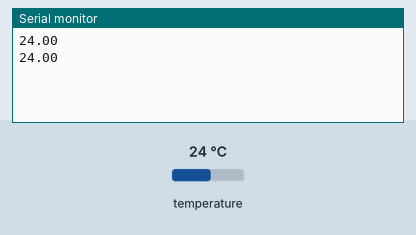
This sketch was run on a simulated Arduino Uno, built with avr-gcc and run on an emulated ATmega328P. On the bench: the last lines printed to the serial monitor. Inputs (shaded band) come from the test bench; at power-on: temperature 24 °C.

Above: at 2.4 s.
2.5 s: temperature set to 12 °C
At 3.2 s:
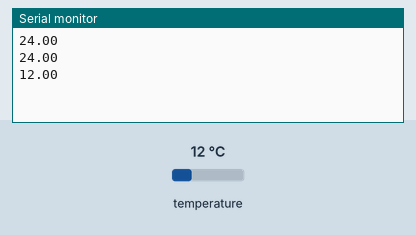
4.0 s: temperature set to 19 °C
At 4.7 s:
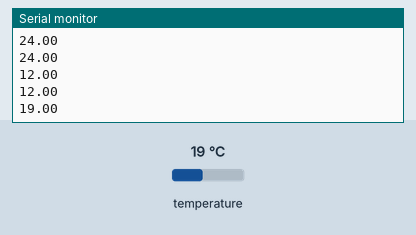
Timing chart, 0 to 7.0 s (numbered marks = the images above; inputs shaded):
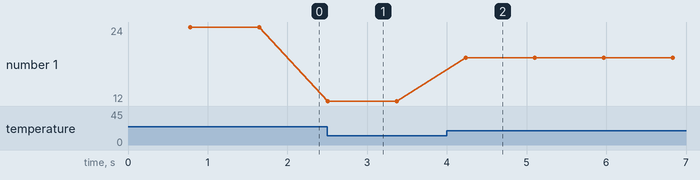

Measured:
- after the input at 2.5 s, the serial monitor: prints a new line at once (image 1)
- after the input at 4.0 s, the serial monitor: prints a new line after 0.24 s (image 2)
- plotted number 1: 24 → 12 after the input at 2.5 s, 12 → 19 after the input at 4.0 s

The sketch:

MeasureTemp.ino
```cpp
// Measure temperatures from a waterproof DS18B20 temperature sensor
// Values are in Celsius
// Based on code from https://randomnerdtutorials.com/guide-for-ds18b20-temperature-sensor-with-arduino/
/*********
  Rui Santos
  Complete project details at https://randomnerdtutorials.com
  Based on the Dallas Temperature Library example
*********/

// Include libraries (need to be installed first via Sketch -> Include Library -> Manage Libraries...)
#include <OneWire.h>
#include <DallasTemperature.h>

// Data wire is connected to the Arduino digital pin 4
const int oneWireBus = 4;

// Setup a oneWire instance to communicate with any OneWire device
OneWire oneWire(oneWireBus);

// Pass our oneWire reference to the Dallas Temperature sensor
DallasTemperature sensors(&oneWire);

void setup(void)
{
  // Start serial communication for debugging purposes
  Serial.begin(9600);
  // Initialise the temperature sensor
  sensors.begin();
}

void loop(void){
  // Call sensors.requestTemperatures() to get the temperature of the devices on the bus
  sensors.requestTemperatures();

  //Serial.print("Temp in Celsius: ");
  // Why "byIndex"? You can have more than one IC on the same bus. 0 refers to the first IC on the wire
  Serial.println(sensors.getTempCByIndex(0)); //Get and print the temperature in Celsius
  delay(100); //Delay for a certain amount of time before requesting the next temperature reading
}
```
